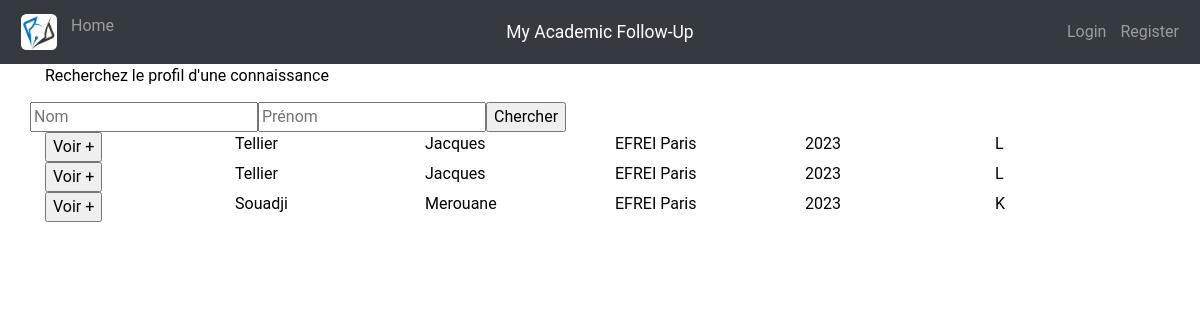
The page /Vue/Research.php on the database its author committed.
### tables this page shows
CREATE TABLE IF NOT EXISTS `student` (
  `id` int(11) NOT NULL AUTO_INCREMENT,
  `name` varchar(100) NOT NULL,
  `firstname` varchar(100) NOT NULL,
  `school` varchar(100) NOT NULL,
  `promotion` char(4) NOT NULL,
  `td_group` char(10) NOT NULL,
  `email` varchar(100) NOT NULL,
  `confidentiality` varchar(8) NOT NULL,
  PRIMARY KEY (`id`),
  KEY `student_school` (`school`),
  KEY `student_promotion` (`promotion`),
  KEY `student_email` (`email`)
);

### Controller/Fonctions.php (called while the page is built, shortened)
<?php
  function render(string $view, $parameters = []) {
    extract($parameters);
    include("{$view}.php");
  }
?>

### Vue/Research.php (the view, shortened to what this page needs)
<?php
  include("../Controller/Fonctions.php");
  render("Header", ["activePage" => "Research"]);
  include("../BDD/Connexion.php");
?>
  <div class="container">
    <p> Recherchez le profil d'une connaissance</p>
    <form class="row" action="CheckOtherProfil.php" method="post">
      <input type="text" name="SearchProfilName" placeholder="Nom">
      <input type="text" name="SearchProfilFirstName" placeholder="Prénom">
      <input type="submit" name="SearchProfilSubmit" value="Chercher">
    </form>
    <?php
      $email = $_SESSION["email"];
      $sql = "SELECT id, name, firstname, school, promotion, td_group FROM student WHERE confidentiality = 'Publique' AND email != '$email'";
      $result = $con->query($sql);
      while ($row = $result->fetch_assoc()) {
      ?>
      <form class="row" action="CheckOtherProfil.php" method="post">
        <div class="col-lg-2 ml-lg-auto mr-lg-auto">
          <input type="submit" name="checkProfilSubmit" id="checkProfil" value="Voir +">
        </div>
        <div class="col-lg-2 ml-lg-auto mr-lg-auto"><?= $row["name"]; ?></div>
        <div class="col-lg-2 ml-lg-auto mr-lg-auto"><?= $row["firstname"]; ?></div>
        <div class="col-lg-2 ml-lg-auto mr-lg-auto"><?= $row["school"]; ?></div>
        <div class="col-lg-2 ml-lg-auto mr-lg-auto"><?= $row["promotion"]; ?></div>
        <div class="col-lg-2 ml-lg-auto mr-lg-auto"><?= $row["td_group"]; ?></div>
      </form>
    <?php } ?>
  </div>
<?php render("Footer", []); ?>

### Vue/Header.php (shortened to what this page needs)
<!DOCTYPE html>
<html lang="fr">
  <head>
    <link rel="stylesheet" href="https://cdnjs.cloudflare.com/ajax/libs/font-awesome/5.15.2/css/all.min.css">
    <link rel="stylesheet" href="https://maxcdn.bootstrapcdn.com/bootstrap/4.5.2/css/bootstrap.min.css">
    <link href="https://cdn.isfidev.net/asalertmessage/v1.0/css/as-alert-message.min.css" rel="stylesheet">
    <link rel="stylesheet" href="CSS/Main.css">
    <link rel="stylesheet" href="CSS/Average.css">
    <link rel="stylesheet" href="CSS/Manager.css">
    <link rel="stylesheet" href="CSS/Ranking.css">
    </head>
    <body>
      <nav class="navbar navbar-expand-md navbar-dark bg-dark">
        <div class="navbar-collapse collapse w-100 order-1 order-md-0 dual-collapse2">
          <ul class="navbar-nav mr-auto">
            <li class="nav-item">
              <img class="nav-link" src="IMAGES/logo1.png" id="logo1">
            </li>
            <li class="nav-item">
              <a class="nav-link <?= $activePage === 'Home' ? 'active' : '' ?>" href="Home.php">Home</a>
            </li>
          </ul>
        </div>
        <div class="mx-auto order-0">
          <div class="navbar-brand mx-auto">
            My Academic Follow-Up<br>
          </div>
        </div>
        <div class="navbar-collapse collapse w-100 order-3 dual-collapse2">
          <ul class="navbar-nav ml-auto">
            <?php include("LoginForm.php"); ?>
          </ul>
        </div>
      </nav>

### Vue/LoginForm.php (shortened to what this page needs)
<?php
  if (isset($_SESSION["email"])) {
?>
  <li class="nav-item">
    <form action="../Controller/LoginRegister.php" method="post" id="LoginRegisterButton">
      <button type="submit" class="nav-link popupLoginLogoutButton" name="logout">logout</button>
    </form>
  </li>
<?php
  } else {
?>
  <li class="nav-item">
    <button type="button" class="nav-link popupLoginLogoutButton" onclick="popupLogin()">Login</button>
  </li>
  <li class="nav-item">
    <button type="button" class="nav-link popupRegisterButton" onclick="popupRegister()">Register</button>
  </li>
<?php
  }
?>

### Vue/Footer.php (shortened to what this page needs)
</body>
</html>

### Vue/CSS/Main.css (style rules this page uses)
html, body { position: relative; font-size: 14px; margin: 0 !important; padding: 0; color: var(--noir); height: 100%; }
.popupLoginLogoutButton { background: none !important; border: none; text-decoration: none; cursor: pointer; }
.popupRegisterButton { background: none !important; border: none; text-decoration: none; cursor: pointer; }
#logo1 { width: 50px !important; height: 50px !important; border-radius: 25% !important; }

### Vue/CSS/Average.css (style rules this page uses)
body { font-family: Roboto; font-size: 16px; line-height: 1.5; }

### Vue/CSS/Colors.css (style rules this page uses)
:root { --noir: #000; --blanc: #fff; --jaune: #E8C542; --jaune2: #F1BC71; --beige: #FBFBF3; --beige_fonce: #F2EDDB; --vert: #09371F; --violet: #90769D; --cyan: #51A9AB; --vert2: #57AC8A; --rose: #CFA0B6; --bleu_ciel: #73BBBC; --cam_color: #C4C395; --bleu_logo: #2E4143; --cam_color2:#BC6D3E; --orange_logo:#B17047; --orange_logo_o: rgba(177, 112, 71,0.8); --bleu_logo_o: rgba(46, 65, 67,0.9); --cam_color2_o: rgba(188, 109, 62, 0.70); --cam_color_o: rgba(196, 195, 149,0.8); --violet_o:rgba(144, 118, 157,0.65); --bleu_ciel_o:rgba(115, 187, 188, 0.65); --cyan_o:rgba(81, 169, 171,0.55); --cyan_o2:rgba(81, 169, 171,0.80); --jaune_o: rgba(232,197,66,0.7); --beige_fonce_o: rgba(242,237,219,0.82); --vert_o: rgba(9,55,31,0.70); --vert_o2: rgba(9,55,31,0.65); --vert_clair:rgba(154, 188, 157,0.92); --vert_clair_o:rgba(154, 188, 157,0.2); --rouge: rgb(225, 51, 45); --rouge_clair:rgb(234, 116, 112); }

### rows shown on the page
student: name "Tellier", firstname "Jacques", school "EFREI Paris", promotion "2023", td_group "L"
student: name "Tellier", firstname "Jacques", school "EFREI Paris", promotion "2023", td_group "L"
student: name "Souadji", firstname "Merouane", school "EFREI Paris", promotion "2023", td_group "K"
